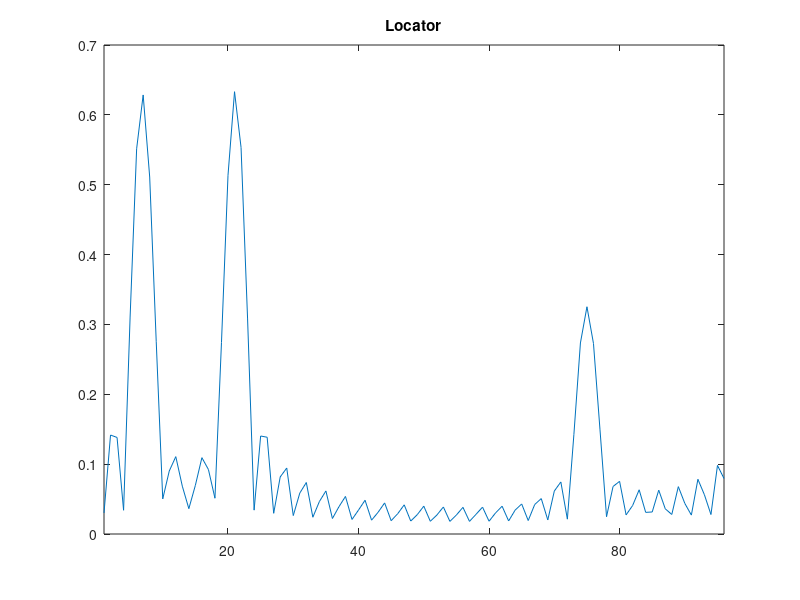

MATLAB code to generate this figure: (Note: this script raises an error after producing the figure.)
%
% f.m -- Reed-Solomon-Visualisierung mit FFT
%
% (c) 2021 Prof Dr Andreas Müller, OST Ostschweizer Fachhochschule

N = 64;
b = 32;
l = N + b;

signal = zeros(l,1);
signal(1:N,1) = round(10 * rand(N,1));
signal

plot(abs(signal));
xlim([1, l]);
title("Signal");
pause()

codiert = fft(signal)

plot(abs(codiert));
xlim([1, l]);
title("Codiert");
pause()

fehler = zeros(l,1);
fehler(21,1) = 2;
fehler(75,1) = 1;
fehler(7,1) = 2;

plot(fehler);
xlim([1, l]);
title("Fehler");
pause()

empfangen = codiert + fehler;

plot(abs(empfangen));
xlim([1, l]);
title("Empfangen");
pause()

decodiert = ifft(empfangen)
plot(abs(decodiert));
xlim([1, l]);
title("Decodiert");
pause()

syndrom = decodiert;
syndrom(1:N,1) = zeros(N,1)
plot(abs(syndrom));
xlim([1, l]);
title("Syndrom");
pause()

locator = abs(fft(syndrom))

plot(locator);
xlim([1, l]);
title("Locator");
pause()

writematrix(abs(signal), 'signal.txt')
writematrix(abs(codiert), 'codiert.txt')
writematrix(fehler, 'fehler.txt')
writematrix(abs(empfangen), 'empfangen.txt')
writematrix(abs(decodiert), 'decodiert.txt')
writematrix(abs(syndrom), 'syndrom.txt')
writematrix(locator, 'locator.txt')




